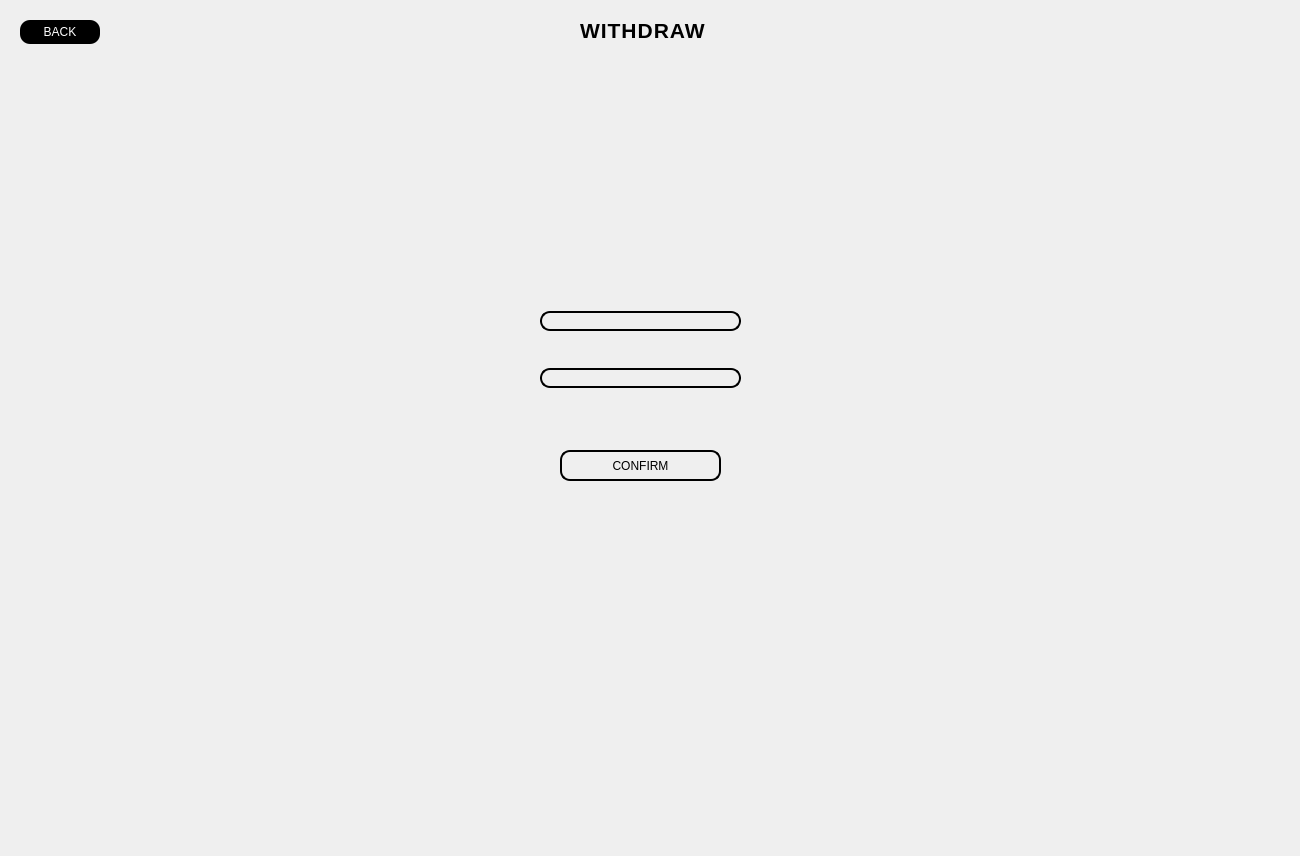
<?xml version="1.0" encoding="UTF-8"?>
<ui version="4.0">
 <class>CurrentUserWithdrawDialog</class>
 <widget class="QDialog" name="CurrentUserWithdrawDialog">
  <property name="geometry">
   <rect>
    <x>0</x>
    <y>0</y>
    <width>1300</width>
    <height>856</height>
   </rect>
  </property>
  <property name="windowTitle">
   <string>Dialog</string>
  </property>
  <widget class="QLabel" name="label">
   <property name="geometry">
    <rect>
     <x>580</x>
     <y>20</y>
     <width>181</width>
     <height>20</height>
    </rect>
   </property>
   <property name="styleSheet">
    <string notr="true">
color: rgb(0, 0, 0);
font-weight: bold;
font-size: 16pt;
font-family: &quot;Arial&quot;, sans-serif;
text-transform: uppercase;
letter-spacing: 1px;
</string>
   </property>
   <property name="text">
    <string>WITHDRAW</string>
   </property>
  </widget>
  <widget class="QPushButton" name="pushButtonCUWithdrawBack">
   <property name="geometry">
    <rect>
     <x>20</x>
     <y>20</y>
     <width>80</width>
     <height>24</height>
    </rect>
   </property>
   <property name="styleSheet">
    <string notr="true">#pushButtonCUWithdrawBack{
background-color:black;
color:white;
border-radius:10px;
}
#pushButtonCUWithdrawBack:hover{

background-color:rgb(85, 170, 255);
}

#pushButtonCUWithdrawBack:pressed{
	background-color: rgb(0, 85, 255);

}</string>
   </property>
   <property name="text">
    <string>BACK</string>
   </property>
  </widget>
  <widget class="QWidget" name="widget" native="true">
   <property name="geometry">
    <rect>
     <x>440</x>
     <y>210</y>
     <width>411</width>
     <height>311</height>
    </rect>
   </property>
   <property name="styleSheet">
    <string notr="true">#widget{
border-image: url(:/images/border 1.png);
}</string>
   </property>
   <widget class="QWidget" name="layoutWidget">
    <property name="geometry">
     <rect>
      <x>100</x>
      <y>70</y>
      <width>201</width>
      <height>141</height>
     </rect>
    </property>
    <layout class="QGridLayout" name="gridLayout">
     <item row="0" column="0">
      <widget class="QLineEdit" name="lineEditUserTransactionNum">
       <property name="styleSheet">
        <string notr="true">#lineEditUserTransactionNum{
	background-color: transparent;
border-radius: 10px ;
border: 2px solid black

}</string>
       </property>
      </widget>
     </item>
     <item row="1" column="0">
      <widget class="QLineEdit" name="lineEditUserTransactionEng">
       <property name="styleSheet">
        <string notr="true">#lineEditUserTransactionEng{
	background-color: transparent;
border-radius: 10px ;
border: 2px solid black

}</string>
       </property>
      </widget>
     </item>
    </layout>
   </widget>
   <widget class="QPushButton" name="pushButtonConfirmWithdraw">
    <property name="geometry">
     <rect>
      <x>120</x>
      <y>240</y>
      <width>161</width>
      <height>31</height>
     </rect>
    </property>
    <property name="styleSheet">
     <string notr="true">#pushButtonConfirmWithdraw{
color: rgb(0, 0, 0);
border-background: transparent;
border-radius :10px;
border: 2px solid black;
font: 700 11pt &quot;Arial&quot;;
}


#pushButtonConfirmWithdraw:hover{

background-color:rgb(85, 170, 255);
}

#pushButtonConfirmWithdraw:pressed{
	background-color: rgb(0, 85, 255);

}</string>
    </property>
    <property name="text">
     <string>CONFIRM</string>
    </property>
   </widget>
  </widget>
 </widget>
 <resources/>
 <connections/>
</ui>
